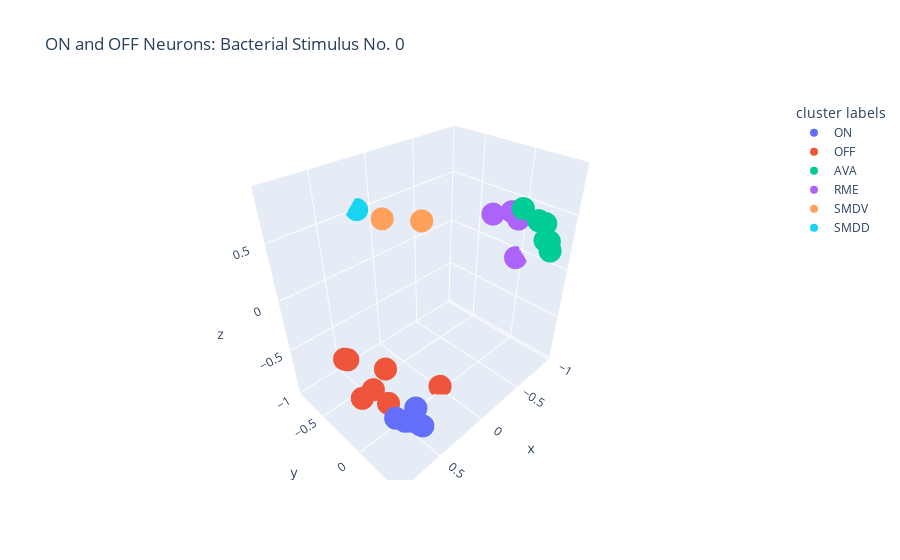

Notebook source saved alongside this figure:
### Code cell
# Create a scatter plot
# fig = px.scatter_3d(data_frame = hyperbolic_df, x= 'x', y = 'y', z= 'z', title='AVA and RME: Stimulus 0', color = 'cluster labels') #cornflowerblue, lightcoral

fig = px.scatter_3d(data_frame = hyperbolic_df, x= 'x', y = 'y', z= 'z', title='ON and OFF Neurons: Bacterial Stimulus No. 0',  color ='cluster labels') #cornflowerblue, lightcoral
fig.update_layout(
    scene=dict(
        xaxis=dict(ticktext=[-1, -0.5, 0, 0.5, 1]),
        yaxis=dict(ticktext=[-1, -0.5, 0, 0.5, 1]),
        zaxis=dict(ticktext=[-1, -0.5, 0, 0.5, 1]),
    )
)

fig.show()

### Figure 1 — Plotly figure (JSON) as saved in the notebook; plotly's stock layout.template omitted (floating-point values rounded to 4 significant figures)
{"data": [{"hovertemplate": "cluster labels=ON<br>x=%{x}<br>y=%{y}<br>z=%{z}<extra></extra>", "legendgroup": "ON", "marker": {"color": "#636efa", "symbol": "circle"}, "mode": "markers", "name": "ON", "scene": "scene", "showlegend": true, "type": "scatter3d", "x": [0.6145, 0.6072, 0.6853, 0.6099, 0.5528, 0.7779, 0.7073, 0.3915], "y": [0.3648, 0.2476, 0.2789, 0.3836, 0.2145, 0.42, 0.2018, 0.07468], "z": [-0.626, -0.6942, -0.5981, -0.6241, -0.7527, -0.3822, -0.6127, -0.8711]}, {"hovertemplate": "cluster labels=OFF<br>x=%{x}<br>y=%{y}<br>z=%{z}<extra></extra>", "legendgroup": "OFF", "marker": {"color": "#EF553B", "symbol": "circle"}, "mode": "markers", "name": "OFF", "scene": "scene", "showlegend": true, "type": "scatter3d", "x": [0.5962, 0.02259, 0.6575, 0.5787, 0.6262, 0.3143, 0.8629], "y": [-0.2012, -0.006081, -0.4683, -0.03894, -0.4735, -0.3913, 0.03799], "z": [-0.7097, -0.9588, -0.5126, -0.7547, -0.5446, -0.8119, -0.4072]}, {"hovertemplate": "cluster labels=AVA<br>x=%{x}<br>y=%{y}<br>z=%{z}<extra></extra>", "legendgroup": "AVA", "marker": {"color": "#00cc96", "symbol": "circle"}, "mode": "markers", "name": "AVA", "scene": "scene", "showlegend": true, "type": "scatter3d", "x": [-0.8704, -0.814, -0.8197, -0.8592, -0.8579, -0.7841], "y": [0.2847, 0.2339, 0.07714, 0.3295, 0.3513, 0.3149], "z": [0.2699, 0.4474, 0.4967, 0.2811, 0.2043, 0.4619]}, {"hovertemplate": "cluster labels=RME<br>x=%{x}<br>y=%{y}<br>z=%{z}<extra></extra>", "legendgroup": "RME", "marker": {"color": "#ab63fa", "symbol": "circle"}, "mode": "markers", "name": "RME", "scene": "scene", "showlegend": true, "type": "scatter3d", "x": [-0.8663, -0.891, -0.9551, -0.8734, -0.8557], "y": [0.05002, -0.002114, -0.02535, -0.255, -0.04989], "z": [0.4079, 0.3512, -0.0604, 0.3165, 0.4147]}, {"hovertemplate": "cluster labels=SMDV<br>x=%{x}<br>y=%{y}<br>z=%{z}<extra></extra>", "legendgroup": "SMDV", "marker": {"color": "#FFA15A", "symbol": "circle"}, "mode": "markers", "name": "SMDV", "scene": "scene", "showlegend": true, "type": "scatter3d", "x": [0.5085, 0.4069], "y": [-0.05228, 0.1862], "z": [0.8271, 0.8622]}, {"hovertemplate": "cluster labels=SMDD<br>x=%{x}<br>y=%{y}<br>z=%{z}<extra></extra>", "legendgroup": "SMDD", "marker": {"color": "#19d3f3", "symbol": "circle"}, "mode": "markers", "name": "SMDD", "scene": "scene", "showlegend": true, "type": "scatter3d", "x": [0.1549], "y": [-0.8097], "z": [0.5167]}], "layout": {"legend": {"title": {"text": "cluster labels"}, "tracegroupgap": 0}, "scene": {"domain": {"x": [0, 1], "y": [0, 1]}, "xaxis": {"ticktext": [-1, -0.5, 0, 0.5, 1], "title": {"text": "x"}}, "yaxis": {"ticktext": [-1, -0.5, 0, 0.5, 1], "title": {"text": "y"}}, "zaxis": {"ticktext": [-1, -0.5, 0, 0.5, 1], "title": {"text": "z"}}}, "title": {"text": "ON and OFF Neurons: Bacterial Stimulus No. 0"}}}
